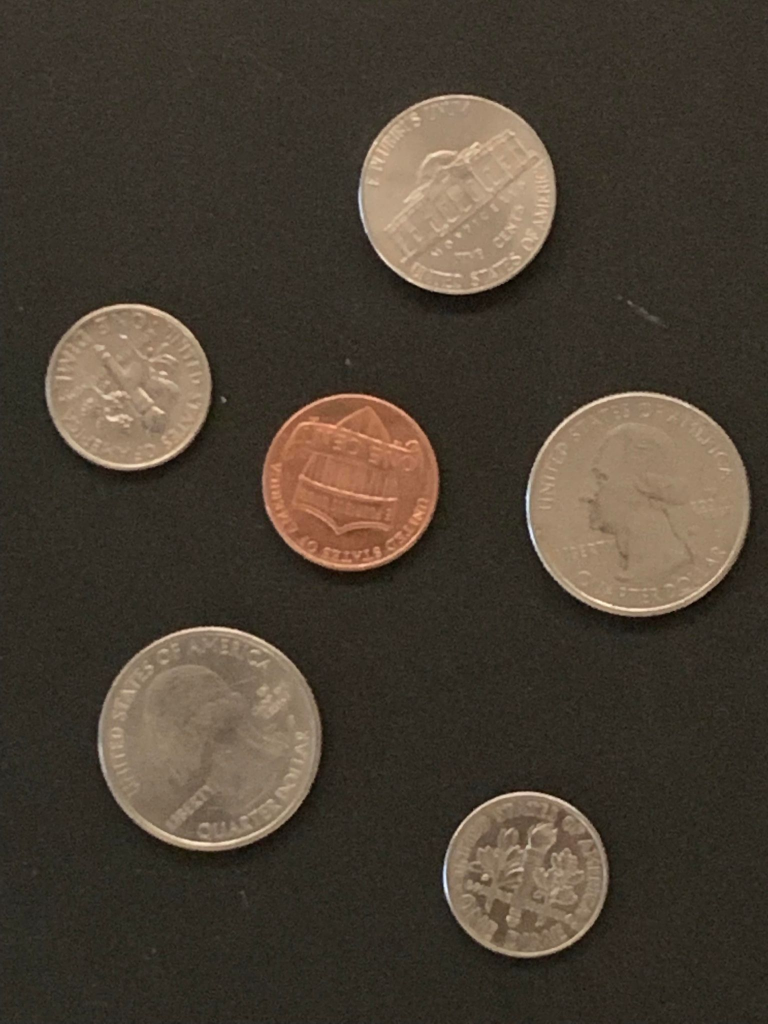
//> input picture test1.jpg, 1536 x 2048 px (shown at 1/2 size)
$ ./count_coin test1.jpg   (built with g++ and OpenCV 4)
//> lines starting //> are read from the running program, lines starting //| are printed output that depends on the picture; after the words box and inside, x2 and y2 are one past the last pixel; in counts of white or black regions, pixels touching at a corner belong together
/***********************************************************************************************************************
* @file: count_coin.cpp
* @brief: coin counting program using morphological analysis
* @author: khang nguyen
***********************************************************************************************************************/

#include <string>
#include <iostream>
#include <algorithm>
#include "opencv2/opencv.hpp"

#define LOWER_BOUND_DIME 162
#define UPPER_BOUND_DIME 170
#define LOWER_BOUND_PENNY 172
#define UPPER_BOUND_PENNY 180
#define LOwER_BOUND_NICKEL 192
#define UPPER_BOUND_NICKEL 200
#define LOWER_BOUND_QUARTER 220
#define UPPER_BOUND_QUARTER 228
#define NUM_COMNMAND_LINE_ARGUMENTS 1

using namespace cv;
using namespace std;

int main(int argc, char **argv) {
	Mat inputImage, templateImage, grayImage, edgeDetectedImage, edgeDilatedImage, edgeErodedImage;

    const int resize_width = 768, resize_height = 1024;

    const int cannyThres1 = 100, cannyThres2 = 200, cannyAperture = 3;
    const double morphologySize = 5.00;
    const int minEllipseInliers = 50;

    int dime_count = 0;
    int penny_count = 0;
    int nickel_count = 0;
    int quarter_count = 0;

    // Check for command line arguments
    if (argc != NUM_COMNMAND_LINE_ARGUMENTS + 1) {
        printf("Error CLI.\n");
		return 0;
    } else {
        inputImage = imread(argv[1], IMREAD_COLOR);
//> inputImage is the input picture: 2048 rows x 1536 cols, CV_8UC3; mean B, G, R 51.9, 64.1, 74.2

        // Check for file error
        if (inputImage.data == 0) {
            cout << "Error while opening file " << argv[1] << endl;
            return 0;
        }
    }

    // Resize images
    resize(inputImage, inputImage, Size(resize_width, resize_height), INTER_LINEAR);
//> inputImage: 1024 rows x 768 cols, CV_8UC3

    cout << "Width: " << inputImage.size().width << endl;
//| Width: 768
    cout << "Height: " << inputImage.size().height << endl;
//| Height: 1024
    cout << "No channels: " << inputImage.channels() << endl;
//| No channels: 3

    // Convert the input image to grayscale
    cvtColor(inputImage, grayImage, COLOR_BGR2GRAY);
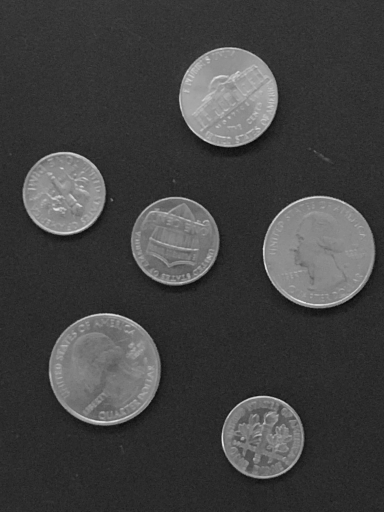
//> grayImage: 1024 rows x 768 cols, CV_8UC1 (shown at 1/2 size); min 3, max 247, mean 65.8

    // Detect edges in the input image
    Canny(grayImage, edgeDetectedImage, cannyThres1, cannyThres2, cannyAperture);
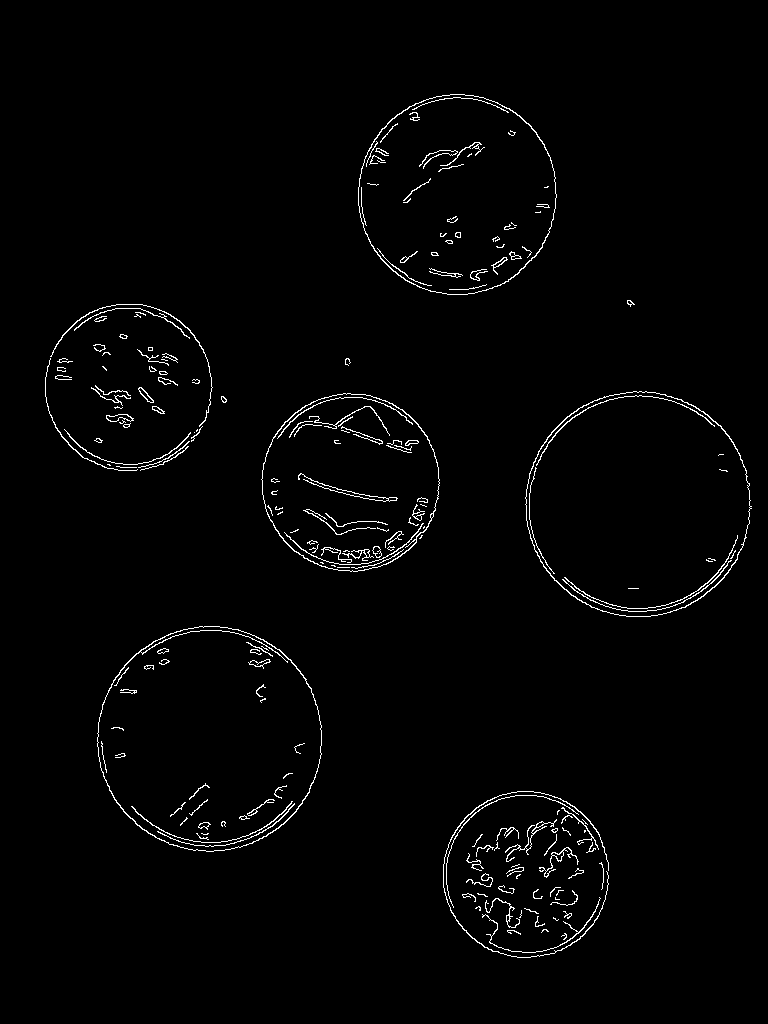
//> edgeDetectedImage: 1024 rows x 768 cols, CV_8UC1; 1.6% white in thin lines or dots, all inside (x1, y1, x2, y2) = (45, 94, 752, 958)

    // Denoise small morphologies by dilating and eroding back
    dilate(edgeDetectedImage, edgeDilatedImage, Mat(), Point(-1, -1), morphologySize);
//> edgeDilatedImage: 1024 rows x 768 cols, CV_8UC1; 13.6% white; 19 white regions, largest, box (x1, y1, x2, y2) and area: (438, 786, 614, 963) 21086, (92, 621, 327, 857) 17702, (256, 388, 445, 577) 17371
    erode(edgeDilatedImage, edgeErodedImage, Mat(), Point(-1, -1), morphologySize);
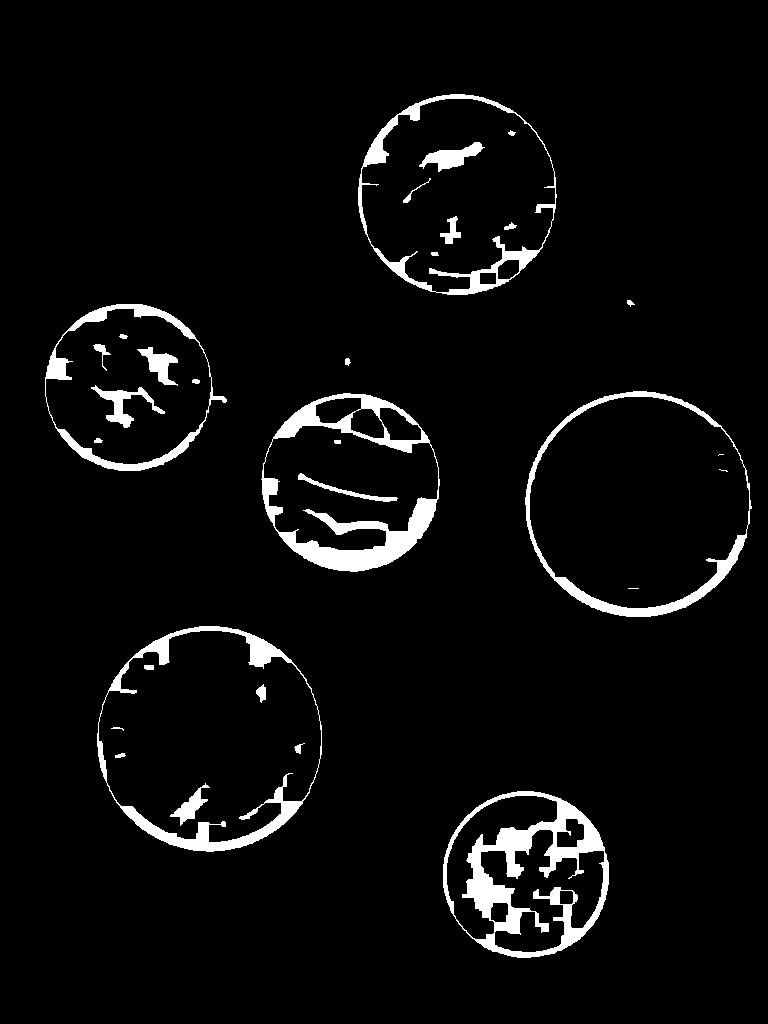
//> edgeErodedImage: 1024 rows x 768 cols, CV_8UC1; 4.6% white; 31 white regions (3 under 20 px)

    // Find contours in the input image
    vector<vector<Point> > contours;
    findContours(edgeErodedImage, contours, RETR_EXTERNAL, CHAIN_APPROX_SIMPLE, Point(0, 0));
//> contours = 8 contours; box (x1, y1, x2, y2) and area: (525, 391, 752, 617) 39750, (97, 626, 322, 852) 39583, (358, 94, 557, 295) 31102, (261, 393, 440, 572) 24672, (45, 304, 227, 471) 21852, (443, 791, 609, 958) 21618, (345, 358, 351, 366) 24, (627, 300, 635, 307) 20

    // Find and draw ellipses based on contours in the input image
    vector<RotatedRect> fittedEllipses(contours.size());
    for (int i = 0; i < contours.size(); i++) {
        // Compute an ellipse only if the contour has more than 5 points (the minimum for ellipse fitting)
        if (contours.at(i).size() > 5) {
            fittedEllipses[i] = fitEllipse(contours[i]);
        }
    }
//> this loop made 8 passes

    templateImage = inputImage.clone();
    for (int i = 0; i < contours.size(); i++) {
        if (contours.at(i).size() > minEllipseInliers) {

            Scalar color = Scalar(rand()%256, rand()%256, rand()%256);

            // Count number of coins in each category
            int dim = max(fittedEllipses[i].size.width, fittedEllipses[i].size.height);
            if (dim <= UPPER_BOUND_QUARTER && dim >= LOWER_BOUND_QUARTER) {
                color = Scalar(0, 255, 0);      // Green
                quarter_count++;
            } else if (dim <= UPPER_BOUND_NICKEL && dim >= LOwER_BOUND_NICKEL) {
                color = Scalar(0, 255, 255);    // Yellow
                nickel_count++;
            } else if (dim <= UPPER_BOUND_PENNY && dim >= LOWER_BOUND_PENNY) {
                color = Scalar(0, 0, 255);      // Red
                penny_count++;
            } else if (dim <= UPPER_BOUND_DIME && dim >= LOWER_BOUND_DIME) {
                color = Scalar(255, 0, 0);      // Blue
                dime_count++;
            }

            ellipse(templateImage, fittedEllipses[i], color, 2);

            // cout << "fittedEllipses[" << i << "].size.width = " << fittedEllipses[i].size.width << endl;
            // cout << "fittedEllipses[" << i << "].size.height = " << fittedEllipses[i].size.height << endl;
        }
    }
//> this loop made 8 passes
//> (dim, dime_count) on passes 1, 6: (166, 1), (169, 2)
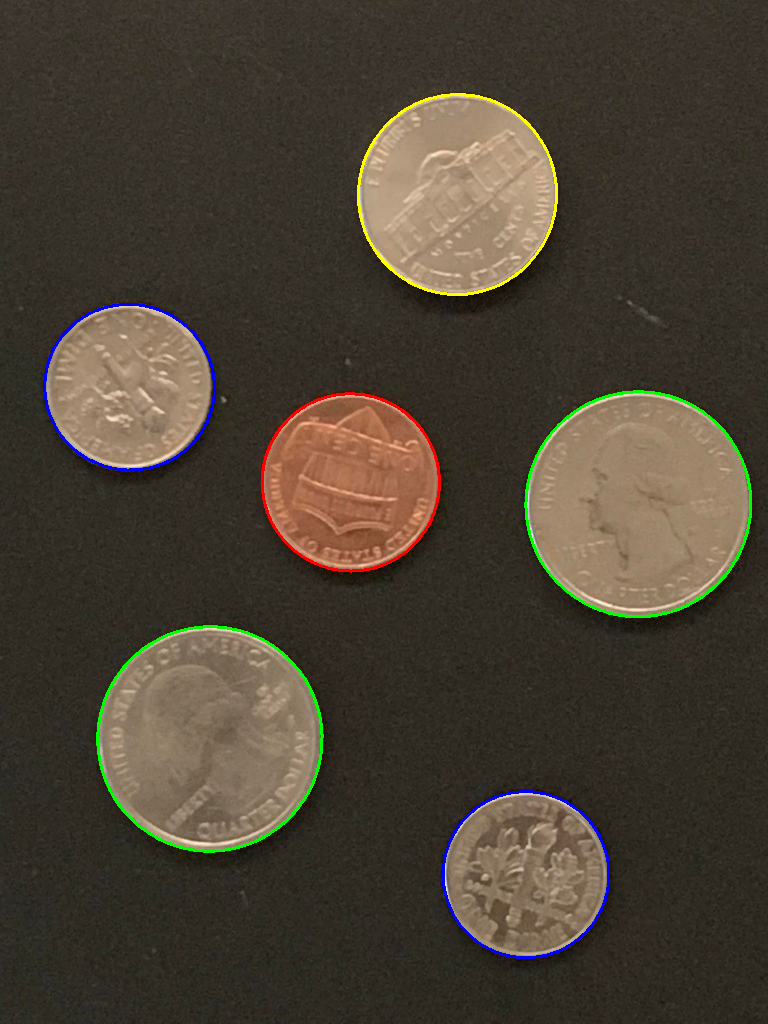
//> templateImage: 1024 rows x 768 cols, CV_8UC3; mean B, G, R 52, 65, 74
//> after the loop, quarter_count = 2; nickel_count = 1; penny_count = 1; dime_count = 2

    // Calculate the total price of coins
    double total_price = penny_count*0.01 + nickel_count*0.05 + dime_count*0.10 + quarter_count*0.25;
//> total_price = 0.76

    // Print results to terminal
    cout << "Penny - " << penny_count << endl;
//| Penny - 1
    cout << "Nickel - " << nickel_count << endl;
//| Nickel - 1
    cout << "Dime - " << dime_count << endl;
//| Dime - 2
    cout << "Quarter - " << quarter_count << endl;
//| Quarter - 2
    cout << "Total - $" << total_price << endl;
//| Total - $0.76

    // Display images
	imshow("Input Image", inputImage);
    imshow("Detected Coins", templateImage);

    waitKey();

	return 0;
}

$ run again, on test3.jpg
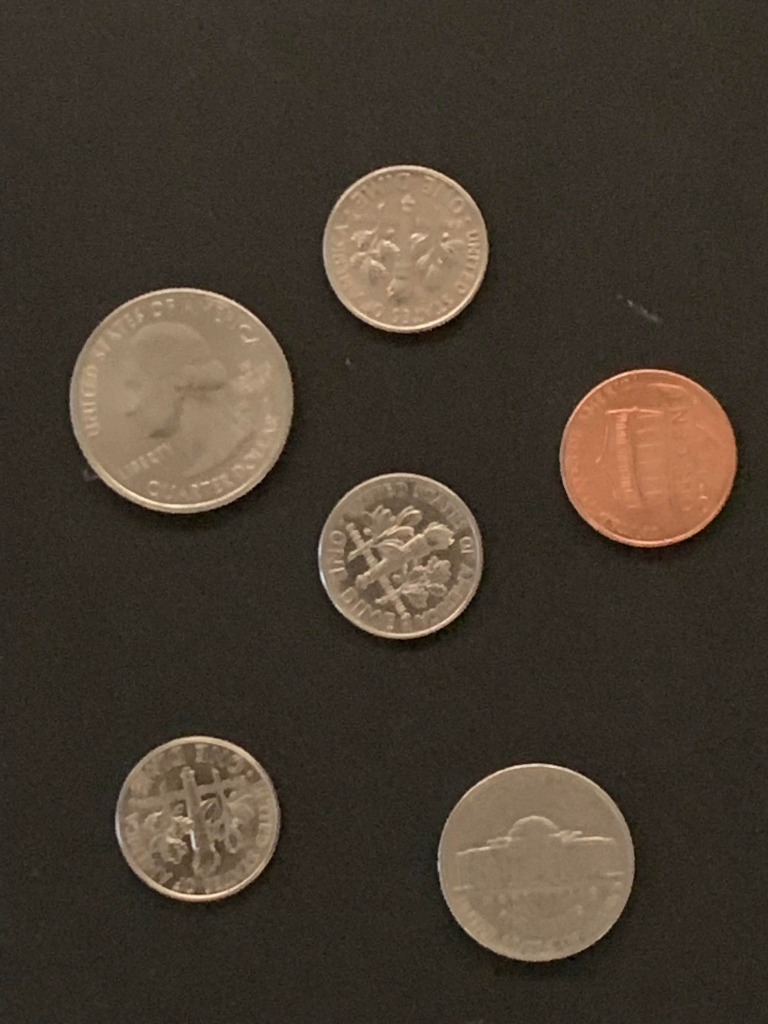
//> input picture test3.jpg, 1536 x 2048 px (shown at 1/2 size)
//> inputImage is the input picture: 2048 rows x 1536 cols, CV_8UC3; mean B, G, R 48.2, 60.5, 71.1
//> inputImage: 1024 rows x 768 cols, CV_8UC3
//| Width: 768
//| Height: 1024
//| No channels: 3
//> `Canny(grayImage, edgeDetectedImage, cannyThres1, cannyThres2, cannyApe..`:
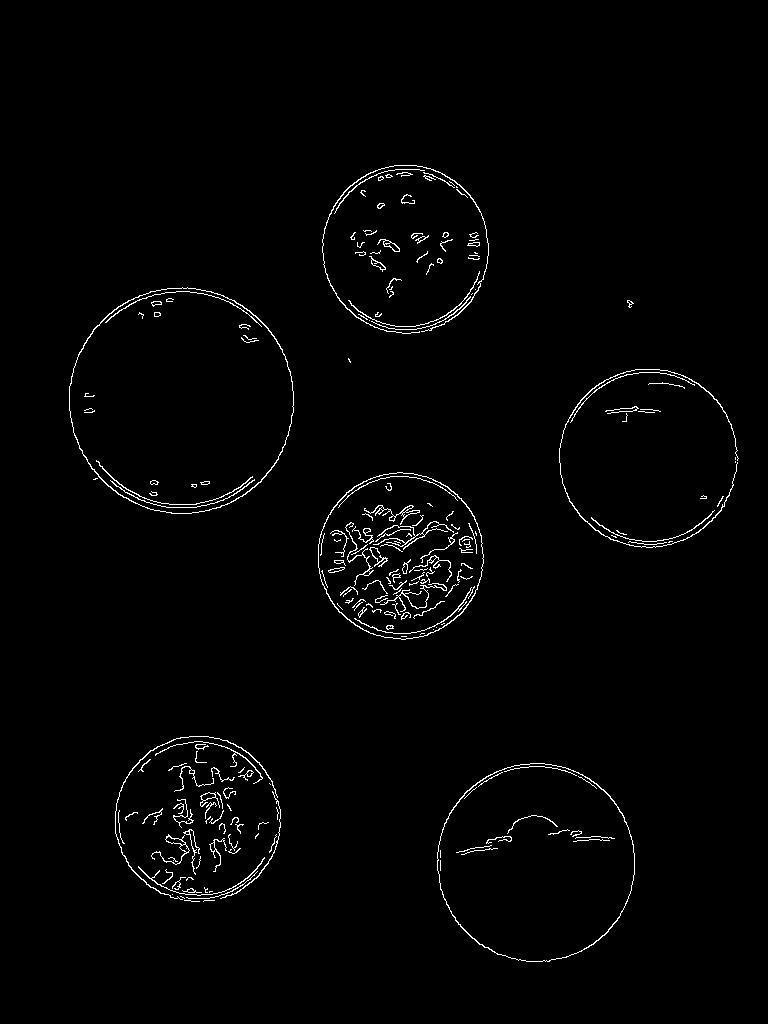
//> edgeDetectedImage: 1024 rows x 768 cols, CV_8UC1; 1.5% white in thin lines or dots, all inside (x1, y1, x2, y2) = (69, 165, 739, 962)
//> edgeDilatedImage: 1024 rows x 768 cols, CV_8UC1; 12.3% white; 17 white regions, largest, box (x1, y1, x2, y2) and area: (313, 467, 489, 645) 23172, (110, 731, 286, 907) 20127, (64, 282, 299, 519) 13683
//> edgeErodedImage: 1024 rows x 768 cols, CV_8UC1; 4.5% white; 21 white regions (2 under 20 px)
//> contours = 8 contours, 1 with area under 20; largest, box (x1, y1, x2, y2) and area: (69, 287, 294, 514) 39784, (437, 763, 635, 962) 30716, (559, 369, 739, 548) 24869, (322, 165, 489, 334) 21900, (318, 472, 484, 640) 21557, (115, 736, 281, 902) 21462, (627, 300, 634, 308) 24
//> the loop `for (int i = 0; i < contours.size(); i++)` made 8 passes
//> the loop `for (int i = 0; i < contours.size(); i++)` made 8 passes
//> (dim, nickel_count) on pass 1: (198, 1)
//> after the loop `for (int i = 0; i < contours.size(); i++)`:
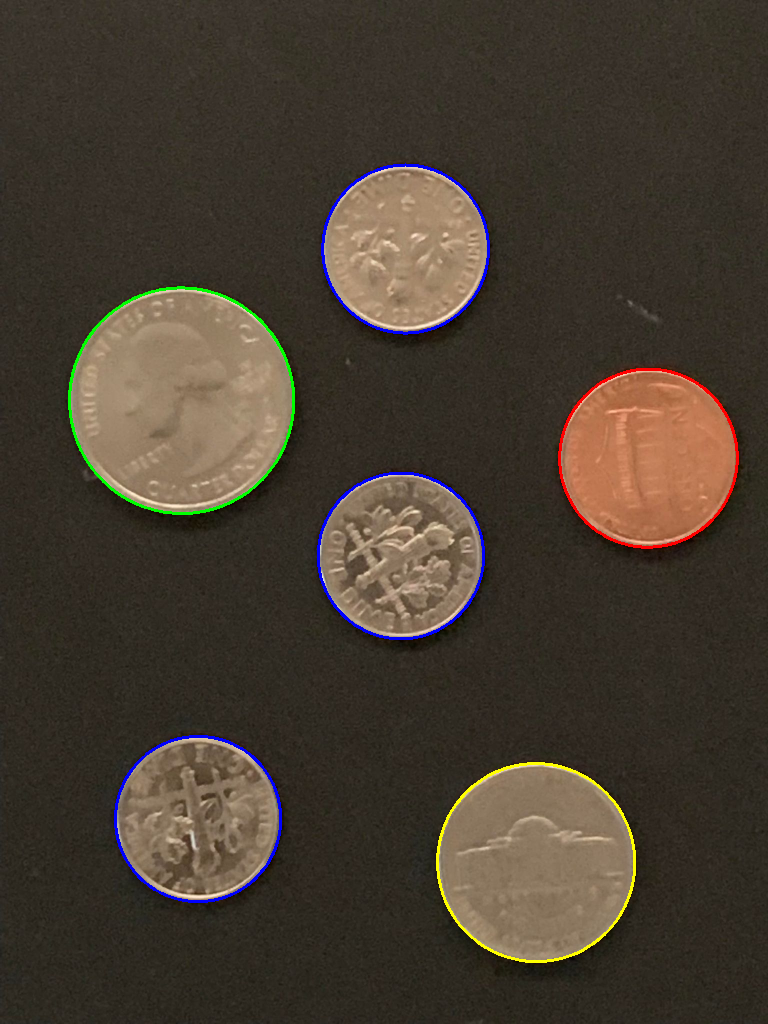
//> templateImage: 1024 rows x 768 cols, CV_8UC3; mean B, G, R 49, 60.8, 71.1
//> after the loop `for (int i = 0; i < contours.size(); i++)`: quarter_count = 1; dime_count = 3
//> total_price = 0.61
//| Penny - 1
//| Nickel - 1
//| Dime - 3
//| Quarter - 1
//| Total - $0.61
